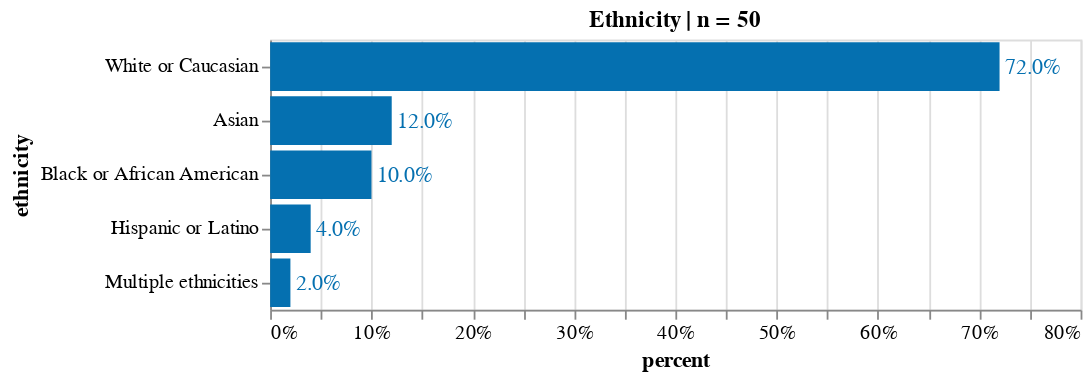

The notebook cell this image was saved under:
### Code cell
source = count_freq_labels(df, X="ethnicity") 
title = 'Ethnicity | n = '+ source['counts'].sum().astype(str)
X, Y = 'percent:Q', 'ethnicity:N'
w, h= 450, 150
txs, ls, ts = 12, 11, 12

chart_ethnicity= simple_per_bar(
    source, title=title, X=X, Y=Y, \
    width=w, height=h, \
    text_size = txs, label_size = ls, title_size=ts)
chart_ethnicity.display(renderer='svg')

### Figure 1 — Vega-Lite specification as saved in the notebook (floating-point values rounded to 4 significant figures)
{"config": {"view": {"continuousWidth": 400, "continuousHeight": 300}, "axis": {"labelFontSize": 11, "titleFontSize": 12}}, "layer": [{"mark": "bar", "encoding": {"color": {"condition": {"value": "orange", "test": "(datum.emotion === null)"}, "value": "#0570b0"}, "x": {"type": "quantitative", "axis": {"format": ".0%"}, "field": "percent"}, "y": {"type": "nominal", "field": "ethnicity", "sort": "-x"}}, "title": "Ethnicity | n = 50"}, {"mark": {"type": "text", "align": "left", "baseline": "middle", "dx": 3, "fontSize": 12}, "encoding": {"color": {"condition": {"value": "orange", "test": "(datum.emotion === null)"}, "value": "#0570b0"}, "text": {"type": "quantitative", "field": "percent", "format": ".1%"}, "x": {"type": "quantitative", "axis": {"format": ".0%"}, "field": "percent"}, "y": {"type": "nominal", "field": "ethnicity", "sort": "-x"}}, "title": "Ethnicity | n = 50"}], "data": {"name": "data-7f8a2c3a4ef96ea22509f9643dcfaa9c"}, "height": 150, "width": 450, "$schema": "https://vega.github.io/schema/vega-lite/v4.8.1.json", "datasets": {"data-7f8a2c3a4ef96ea22509f9643dcfaa9c": [{"counts": 36, "ethnicity": "White or Caucasian", "percent": 0.72}, {"counts": 6, "ethnicity": "Asian", "percent": 0.12}, {"counts": 5, "ethnicity": "Black or African American", "percent": 0.1}, {"counts": 2, "ethnicity": "Hispanic or Latino", "percent": 0.04}, {"counts": 1, "ethnicity": "Multiple ethnicities", "percent": 0.02}]}}
